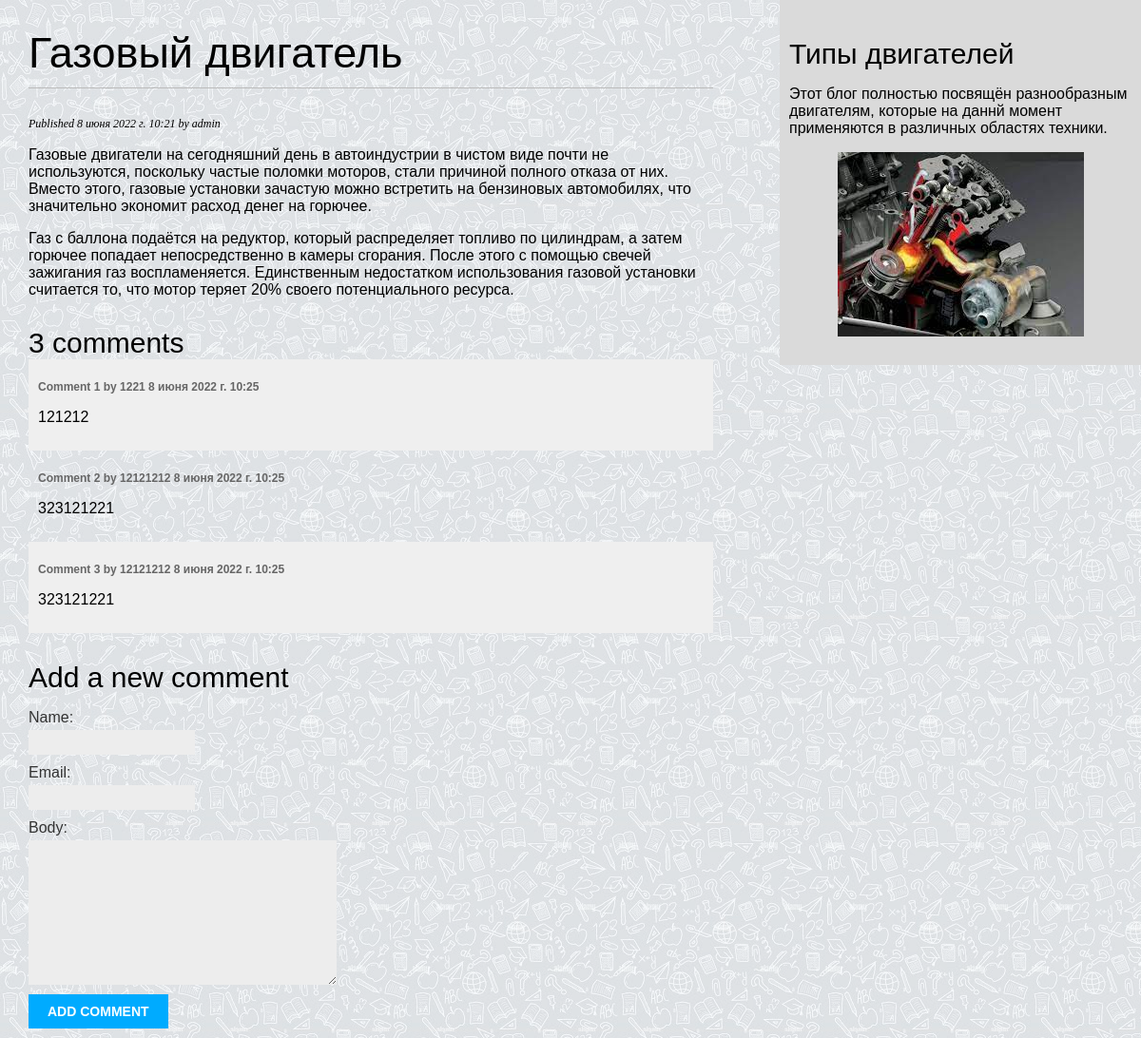
/blog/5/, run on the app's committed database.
### blog/models.py (models this page shows, shortened)
class Post(models.Model):
    class Status(models.TextChoices):
        DRAFT = 'DF', 'Draft'
        PUBLISHED = 'PB', 'Published'
    title = models.CharField(max_length=250)
    slug = models.SlugField(max_length=250)
    author = models.ForeignKey(User,
    on_delete=models.CASCADE,
    related_name='blog_posts')
    body = models.TextField()
    publish = models.DateTimeField(default=timezone.now)
    created = models.DateTimeField(auto_now_add=True)
    updated = models.DateTimeField(auto_now=True)
    status = models.CharField(max_length=2,
    choices=Status.choices,
    default=Status.DRAFT)
    objects = models.Manager() # The default manager.
    published = PublishedManager() # Our custom manager.
    class Meta:
        ordering = ['-publish']
        indexes = [
            models.Index(fields=['-publish']),
        ]

class Comment(models.Model):
    post = models.ForeignKey(Post, on_delete=models.CASCADE, related_name='comments')
    name = models.CharField(max_length=80)
    email = models.EmailField()
    body = models.TextField()
    created = models.DateTimeField(auto_now_add=True)
    updated = models.DateTimeField(auto_now=True)
    active = models.BooleanField(default=True)
    class Meta:
        ordering = ['created']
        indexes = [
            models.Index(fields=['created']),
        ]

### blog/views.py (the view)
# urls.py: path('<int:id>/', views.post_detail, name='post_detail'),
def post_detail(request, id):
    post = get_object_or_404(Post, id=id, status=Post.Status.PUBLISHED)
    comments = post.comments.filter(active=True)
    form = CommentForm()
    return render(request, 'blog/post/detail.html', {'post': post, 'comments': comments,
    'form': form})

### blog/forms.py
class CommentForm(forms.ModelForm):
    class Meta:
        model = Comment
        fields = ['name', 'email', 'body']

### blog/templates/blog/post/detail.html (shortened to what this page needs)
{% extends "blog/base.html" %}
{% block content %}
  <h1>{{ post.title }}</h1>
  <p class="date">
    Published {{ post.publish }} by {{ post.author }}
  </p>
  {% autoescape off %}
    {{ post.body|linebreaks }}
  {% endautoescape %}
  {% with comments.count as total_comments %}
    <h2>{{ total_comments }} comment{{ total_comments|pluralize }}</h2>
  {% endwith %}
  {% for comment in comments %}
  <div class="comment">
  <p class="info">
  Comment {{ forloop.counter }} by {{ comment.name }}
  {{ comment.created }}
  </p>
  {{ comment.body|linebreaks }}
  </div>
  {% empty %}
  <p>There are no comments yet.</p>
  {% endfor %}
  <h2>Add a new comment</h2>
  <form action="{% url 'blog:post_comment' post.id %}" method="post">
  {{ form.as_p }}
  <p><input type="submit" value="Add comment"></p>
  </form>
{% endblock %}

### blog/static/css/blog.css (style rules this page uses)
body { margin:0; padding:0; font-family:helvetica, sans-serif; background-image: url(../img/images.png); }
h1 { font-weight:normal; font-size: 45px; border-bottom:1px solid #bbb; padding:0 0 10px 0; }
h2 { font-weight:normal; font-size: 30px; margin:30px 0 0; }
p.date { color:#000; font-family: georgia, serif; font-size: 12px; font-style: italic; }
label { float:left; clear:both; color:#333; margin-bottom:4px; }
input, textarea { clear:both; float:left; margin:0 0 10px; background:#ededed; border:0; padding:6px 10px; font-size:12px; }
input[type=submit] { font-weight:bold; background:#00abff; color:#fff; padding:10px 20px; font-size:14px; text-transform:uppercase; }
.comment { padding:10px; }
.comment:nth-child(even) { background:#efefef; }
.comment .info { font-weight:bold; font-size:12px; color:#666; }

### data on the page
Post: title "Газовый двигатель", publish "8 июня 2022 г. 10:21", author "admin", body "Газовые двигатели на сегодняшний день в автоиндустрии в чистом виде почти не используются, поскольку частые поломки моторов, стали причиной полного отказа от них. Вместо этого, газовые установки зачастую можно встретить на бензиновых автомобилях, что значительно экономит расход денег на горючее. Газ с баллона подаётся на редуктор, который распределяет топливо по цилиндрам, а затем горючее попадает непосредственно в камеры сгорания. После этого с помощью свечей зажигания газ воспламеняется. Единственным недостатком использования газовой установки считается то, что мотор теряет 20% своего потенциального ресурса."
Comment: name "1221", created "8 июня 2022 г. 10:25", body "121212"
Comment: name "12121212", created "8 июня 2022 г. 10:25", body "323121221"
Comment: name "12121212", created "8 июня 2022 г. 10:25", body "323121221"

### other printed values
{{ total_comments }} "3"
